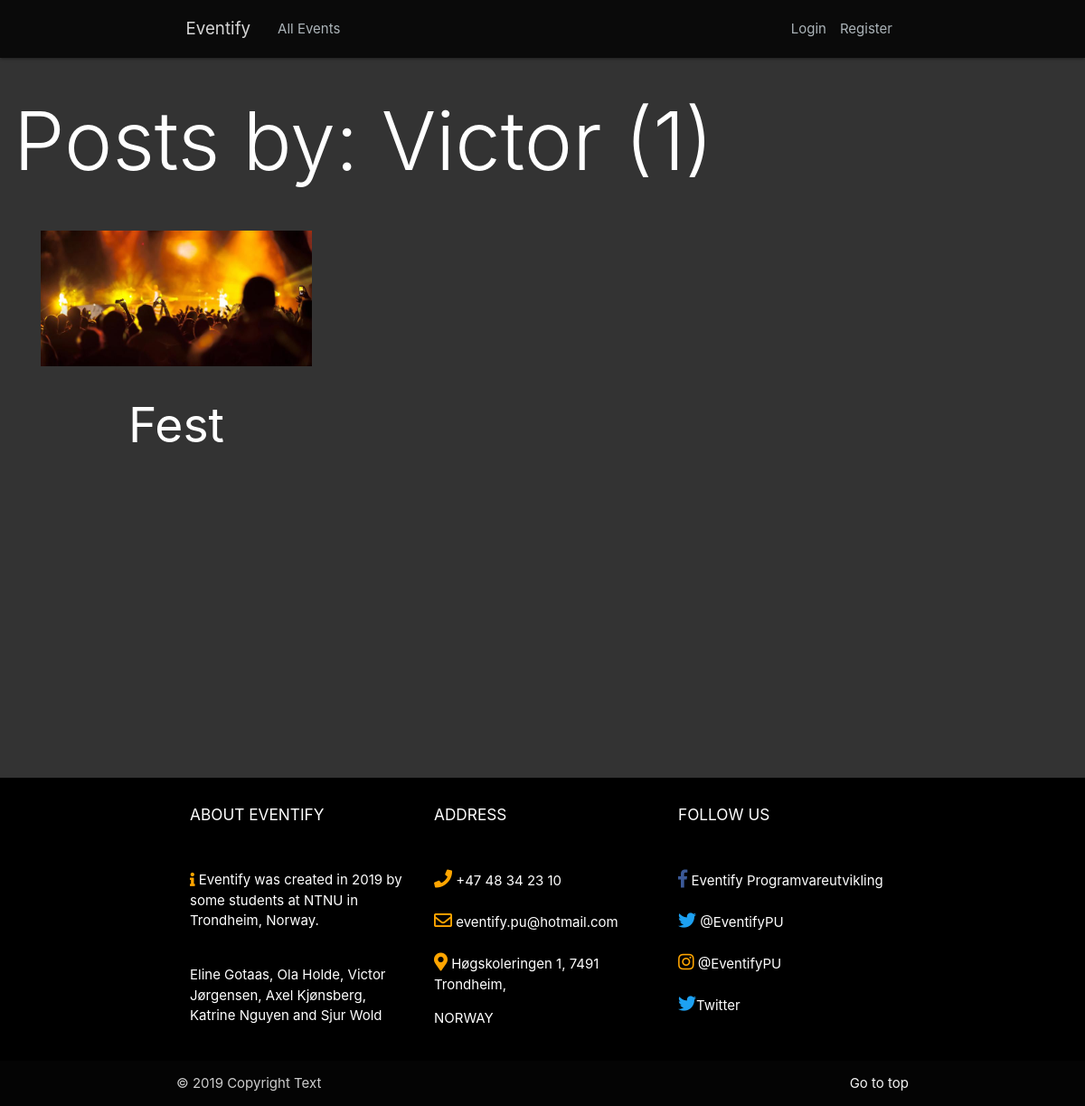
/user/Victor, run on an earlier commit of the app's database.
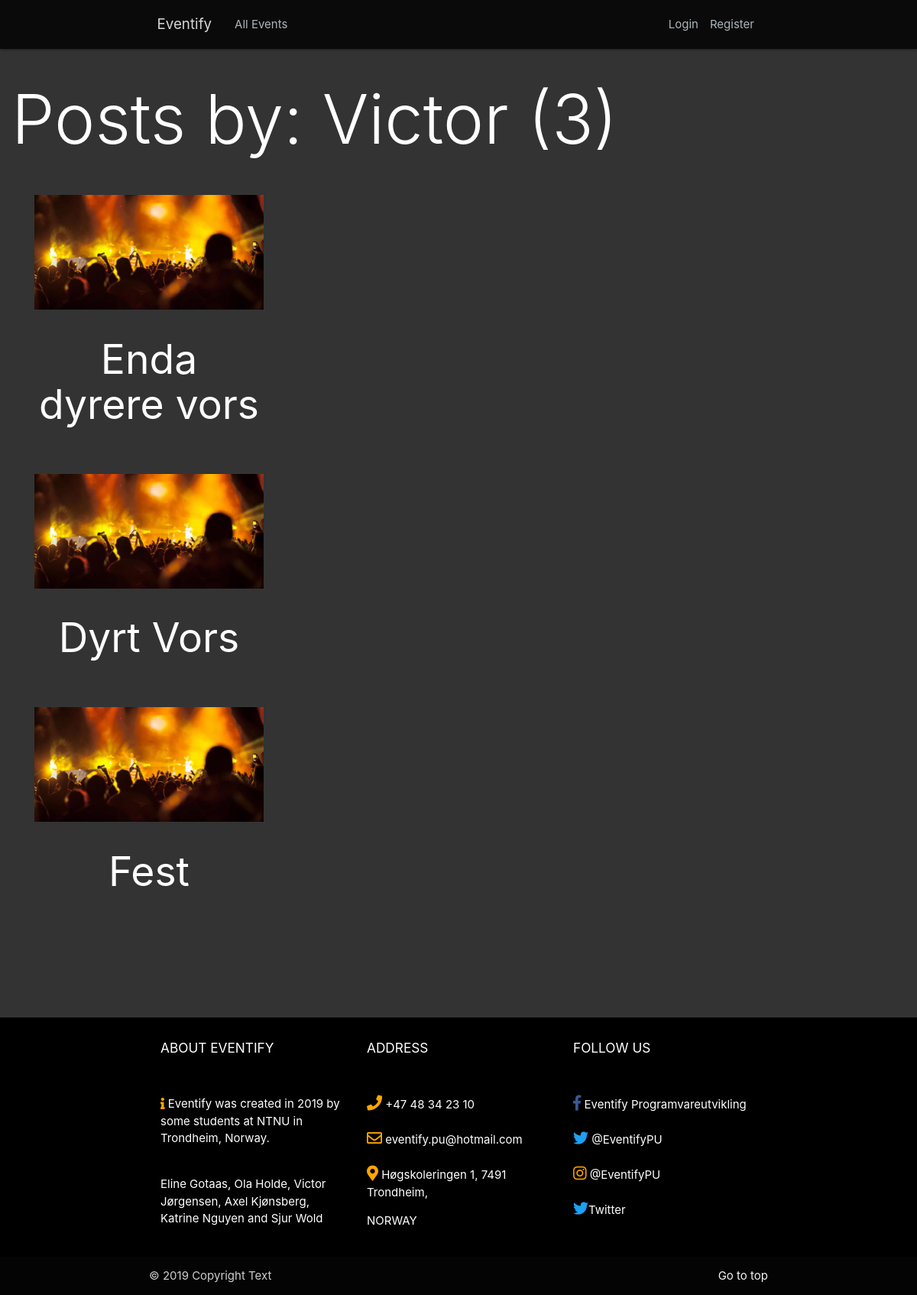
And on a later commit of the database.
### event/models.py (models this page shows, shortened)
class Post(models.Model):
    title = models.CharField(max_length=100)
    date_posted = models.DateTimeField(default=timezone.now)
    author = models.ForeignKey(User, on_delete=models.CASCADE, null=True)
    co_authors = models.ManyToManyField(User, related_name='co_authors')
    price = models.FloatField(default=0)
    attendees = models.ManyToManyField(User, related_name='attendees')
    waiting_list = models.ManyToManyField(User, related_name='waiting_list')
    start_date = models.DateTimeField(null=True, blank=True)
    end_date = models.DateTimeField(null=True, blank=True)
    attendance_limit = models.IntegerField(null=True, default=10000, blank=True)
    waiting_list_limit = models.IntegerField(null=True, default=0, blank=True)
    location = models.CharField(max_length=100, null=True)
    content = models.TextField()
    image = models.ImageField(default="default_event.jpg", upload_to="event_images", blank=True)
    is_private = models.BooleanField(default=False)
    invited = models.ManyToManyField(User, related_name="invited")
    class Meta:
       ordering = ['start_date']

### event/views.py (the view)
# urls.py: path('user/<str:username>', UserListView.as_view(), name='user-posts'),
class UserListView(ListView):  #Denne gjør at events vises på home i rekkefølge fra nyeste til eldste
    model = Post
    template_name = 'event/user_posts.html' #<app>/<model>_<viewtype>.html
    context_object_name = 'events'
    def get_queryset(self):
        user = get_object_or_404(User, username=self.kwargs.get('username'))
        return Post.objects.filter(author=user).order_by('-date_posted')
    paginate_by = 6

### event/templates/event/user_posts.html (shortened to what this page needs)
{% extends "event/search.html" %}
{% block content %}
<h1 class="display-1" style="color: white;">Posts by: {{view.kwargs.username}} ({{page_obj.paginator.count}})  </h1>
{% for event in events %}
<article class="media content-section-event">
    <div class="media-body-home">
        <a href="{% url 'event-detail' event.id %}"> <img src="{{ event.image.url }}" alt="" width="300px" height="150px" ></a>
        <div class="overlay-text-event">
            <h2><a class="article-title" href="{% url 'event-detail' event.id %}" style="color:white;">{{ event.title }}</a></h2>
        </div>
    </div>
</article>
{% endfor %}
{% endblock %}

What changed in the data, as far as the page shows it:
added Post: image (placeholder picture), title "Enda dyrere vors"
added Post: image (placeholder picture), title "Dyrt Vors"
Also different on the page:
{{ page_obj.paginator.count }}: "1" → "3"
